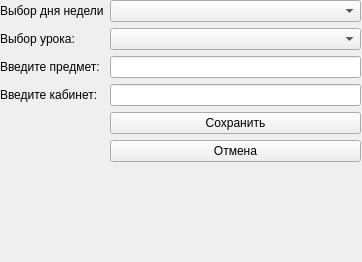
<?xml version="1.0" encoding="UTF-8"?>
<ui version="4.0">
 <class>Form</class>
 <widget class="QWidget" name="Form">
  <property name="geometry">
   <rect>
    <x>0</x>
    <y>0</y>
    <width>362</width>
    <height>262</height>
   </rect>
  </property>
  <property name="windowTitle">
   <string>Form</string>
  </property>
  <widget class="QWidget" name="formLayoutWidget">
   <property name="geometry">
    <rect>
     <x>0</x>
     <y>0</y>
     <width>361</width>
     <height>269</height>
    </rect>
   </property>
   <layout class="QFormLayout" name="formLayout">
    <item row="1" column="0">
     <widget class="QLabel" name="Label_4">
      <property name="text">
       <string>Выбор дня недели</string>
      </property>
     </widget>
    </item>
    <item row="1" column="1">
     <widget class="QComboBox" name="combo_day"/>
    </item>
    <item row="2" column="0">
     <widget class="QLabel" name="Label_2">
      <property name="text">
       <string>Выбор урока:</string>
      </property>
     </widget>
    </item>
    <item row="2" column="1">
     <widget class="QComboBox" name="combo_lesson"/>
    </item>
    <item row="3" column="0">
     <widget class="QLabel" name="Label">
      <property name="text">
       <string>Введите предмет:</string>
      </property>
     </widget>
    </item>
    <item row="3" column="1">
     <widget class="QLineEdit" name="line_subject"/>
    </item>
    <item row="4" column="0">
     <widget class="QLabel" name="Label_3">
      <property name="text">
       <string>Введите кабинет:</string>
      </property>
     </widget>
    </item>
    <item row="4" column="1">
     <widget class="QLineEdit" name="line_room"/>
    </item>
    <item row="16" column="1">
     <widget class="QPushButton" name="btn_save">
      <property name="text">
       <string>Сохранить</string>
      </property>
     </widget>
    </item>
    <item row="17" column="1">
     <widget class="QPushButton" name="btn_cancel">
      <property name="text">
       <string>Отмена</string>
      </property>
     </widget>
    </item>
   </layout>
  </widget>
 </widget>
 <resources/>
 <connections/>
</ui>
